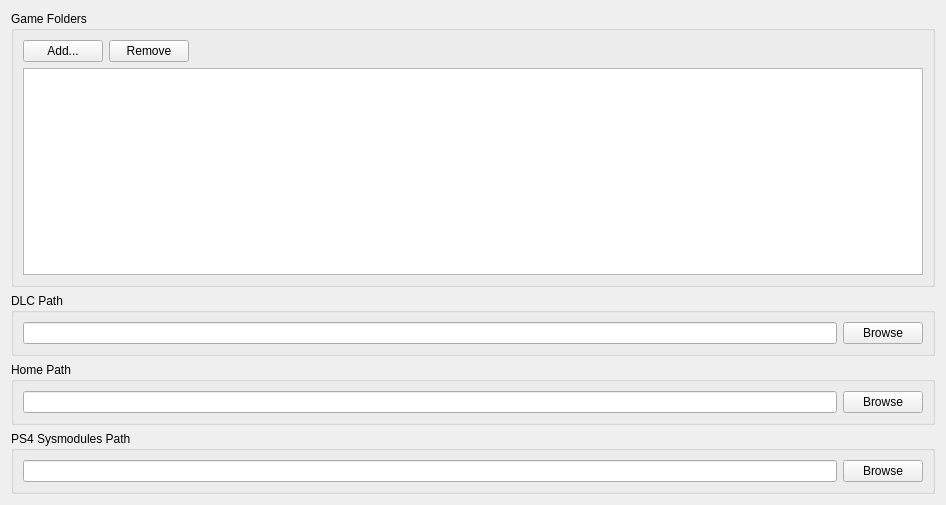
      <widget class="QWidget" name="pathsTabContents">
       <property name="geometry">
        <rect>
         <x>0</x>
         <y>0</y>
         <width>946</width>
         <height>505</height>
        </rect>
       </property>
       <layout class="QVBoxLayout" name="pathsTabLayout">
        <item>
         <widget class="QGroupBox" name="gameFoldersGroupBox">
          <property name="title">
           <string>Game Folders</string>
          </property>
          <layout class="QVBoxLayout" name="verticalLayout">
           <item>
            <layout class="QHBoxLayout" name="horizontalLayout_3">
             <item>
              <widget class="QPushButton" name="addFolderButton">
               <property name="text">
                <string>Add...</string>
               </property>
              </widget>
             </item>
             <item>
              <widget class="QPushButton" name="removeFolderButton">
               <property name="text">
                <string>Remove</string>
               </property>
              </widget>
             </item>
             <item>
              <spacer name="horizontalSpacer">
               <property name="orientation">
                <enum>Qt::Orientation::Horizontal</enum>
               </property>
               <property name="sizeHint" stdset="0">
                <size>
                 <width>40</width>
                 <height>20</height>
                </size>
               </property>
              </spacer>
             </item>
            </layout>
           </item>
           <item>
            <widget class="QListWidget" name="gameFoldersListWidget"/>
           </item>
          </layout>
         </widget>
        </item>
        <item>
         <widget class="QGroupBox" name="dlcFolderGroupBox_2">
          <property name="title">
           <string>DLC Path</string>
          </property>
          <layout class="QVBoxLayout" name="dlcFolderGroupBox">
           <item>
            <layout class="QHBoxLayout" name="horizontalLayout_17">
             <item>
              <widget class="QLineEdit" name="currentDLCFolder">
               <property name="readOnly">
                <bool>true</bool>
               </property>
              </widget>
             </item>
             <item>
              <widget class="QPushButton" name="browseDLCButton">
               <property name="text">
                <string>Browse</string>
               </property>
              </widget>
             </item>
            </layout>
           </item>
          </layout>
         </widget>
        </item>
        <item>
         <widget class="QGroupBox" name="homeGroupBox">
          <property name="title">
           <string>Home Path</string>
          </property>
          <layout class="QVBoxLayout" name="saveDataLayout">
           <item>
            <layout class="QHBoxLayout" name="horizontalLayout_4">
             <item>
              <widget class="QLineEdit" name="currentHomePath">
               <property name="readOnly">
                <bool>true</bool>
               </property>
              </widget>
             </item>
             <item>
              <widget class="QPushButton" name="browseHomeButton">
               <property name="text">
                <string>Browse</string>
               </property>
              </widget>
             </item>
            </layout>
           </item>
          </layout>
         </widget>
        </item>
        <item>
         <widget class="QGroupBox" name="sysmodulesGroupBox">
          <property name="title">
           <string>PS4 Sysmodules Path</string>
          </property>
          <layout class="QVBoxLayout" name="dlcFolderGroupBox_4">
           <item>
            <layout class="QHBoxLayout" name="horizontalLayout_18">
             <item>
              <widget class="QLineEdit" name="currentSysmodulesPath">
               <property name="readOnly">
                <bool>true</bool>
               </property>
              </widget>
             </item>
             <item>
              <widget class="QPushButton" name="browseSysmodulesButton">
               <property name="text">
                <string>Browse</string>
               </property>
              </widget>
             </item>
            </layout>
           </item>
          </layout>
         </widget>
        </item>
       </layout>
      </widget>
